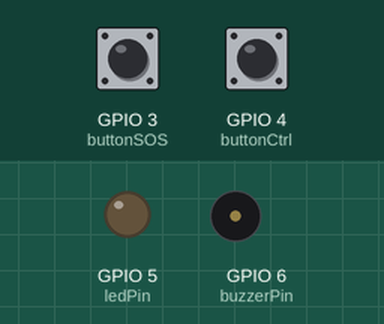
A sketch run on a simulated ESP32-C3. On the bench: output pins drawn as LEDs (lit = HIGH), buzzer (waves = sounding). Dashed ring = blinking. Inputs (shaded band) come from the test bench; at power-on: GPIO 3 (buttonSOS) HIGH, GPIO 4 (buttonCtrl) HIGH. Nothing arrives over Bluetooth unless stated; a phone connects over Bluetooth LE 3 s after start; what the sketch prints to the serial monitor is not drawn.

Above: at 2.2 s.
2.3 s: GPIO 3 (buttonSOS) pulled LOW for 3.2 s
At 4.41 s:
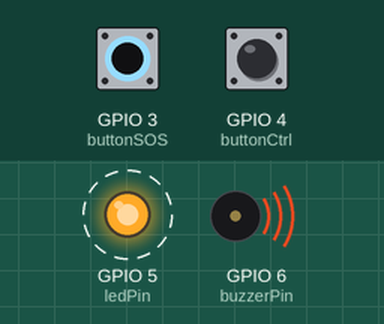
7.0 s: GPIO 4 (buttonCtrl) pulled LOW for 0.15 s
At 7.4 s:
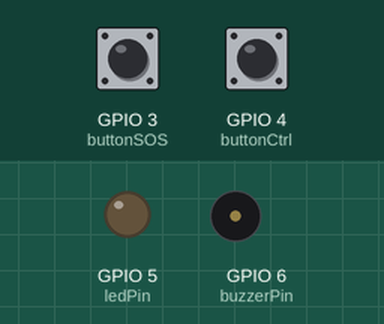
Timing chart, 0 to 10.0 s (numbered marks = the images above; inputs shaded):
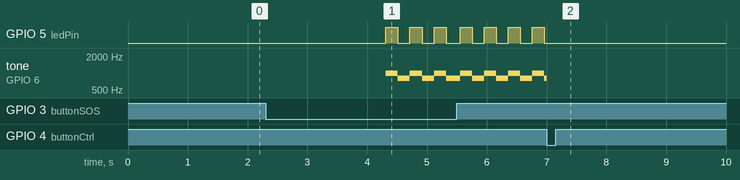

Measured:
- after the input at 2.3 s, GPIO 5 (ledPin): alternates HIGH for 0.20 s and LOW for 0.20 s, starting after 2.0 s; tone on GPIO 6 (buzzerPin): alternates 1000 Hz for 0.20 s and 800 Hz for 0.20 s, starting after 2.0 s
- after the input at 7.0 s, GPIO 5 (ledPin): stops changing and stays LOW

The sketch:

main.ino
```cpp
#include <BLEDevice.h>
#include <BLEServer.h>
#include <BLEUtils.h>
#include <BLE2902.h>

// --- ESP32-C3 SuperMini Pin Definitions ---
const int buttonSOS = 3;    // Button 1: Hold 2 sec to trigger SOS
const int buttonCtrl = 4;   // Button 2: Stop alarm / Reset BLE
const int ledPin = 5;       // External LED indicator
const int buzzerPin = 6;    // Passive Buzzer

// --- BLE UUIDs ---
#define SERVICE_UUID        "4fafc201-1fb5-459e-8fcc-c5c9c331914b"
#define CHARACTERISTIC_UUID "beb5483e-36e1-4688-b7f5-ea07361b26a8"

BLEServer* pServer = NULL;
BLECharacteristic* pCharacteristic = NULL;
bool deviceConnected = false;
bool oldDeviceConnected = false;

// --- State Variables ---
bool isSOSActive = false;
unsigned long sosButtonPressTime = 0;
bool sosButtonHeld = false;

unsigned long previousMillis = 0;
bool toggleState = false;

// --- BLE Callbacks to track connection ---
class MyServerCallbacks: public BLEServerCallbacks {
    void onConnect(BLEServer* pServer) {
      deviceConnected = true;
      Serial.println("Phone Connected via BLE!");
    };

    void onDisconnect(BLEServer* pServer) {
      deviceConnected = false;
      Serial.println("Phone Disconnected.");
    }
};

// --- BLE Characteristic Callbacks to handle writes from app ---
class MyCharacteristicCallbacks: public BLECharacteristicCallbacks {
    void onWrite(BLECharacteristic *pCharacteristic) {
      String value = pCharacteristic->getValue();

      if (value.length() > 0) {
        Serial.print("Received from app: ");
        Serial.println(value);

        // Handle CANCEL_SOS command from app
        if (value == "CANCEL_SOS") {
          if (isSOSActive) {
            isSOSActive = false;
            digitalWrite(ledPin, LOW);
            noTone(buzzerPin);
            digitalWrite(buzzerPin, LOW);
            Serial.println("SOS Cancelled via App Command.");

            // Notify app that SOS was cancelled
            pCharacteristic->setValue("SOS_CANCELLED");
            pCharacteristic->notify();
          }
        }
        // Handle PING command from app (for connection test)
        else if (value == "PING") {
          pCharacteristic->setValue("PONG");
          pCharacteristic->notify();
          Serial.println("Responded to PING with PONG");
        }
      }
    }
};

void startAdvertising() {
  BLEAdvertising *pAdvertising = BLEDevice::getAdvertising();
  pAdvertising->addServiceUUID(SERVICE_UUID);
  pAdvertising->setScanResponse(true);
  pAdvertising->setMinPreferred(0x06);  // Helps with iPhone connection issues
  pAdvertising->setMaxPreferred(0x12);
  BLEDevice::startAdvertising();
  Serial.println("BLE Advertising started...");
}

void setup() {
  Serial.begin(115200);
  delay(1000); // Give the C3 serial monitor a moment to boot

  pinMode(buzzerPin, OUTPUT);
  pinMode(ledPin, OUTPUT);
  pinMode(buttonSOS, INPUT_PULLUP);
  pinMode(buttonCtrl, INPUT_PULLUP);

  // --- BLE Setup ---
  BLEDevice::init("SOS_KEYCHAIN");
  pServer = BLEDevice::createServer();
  pServer->setCallbacks(new MyServerCallbacks());

  BLEService *pService = pServer->createService(SERVICE_UUID);

  // Create characteristic with Read, Write, and Notify properties
  pCharacteristic = pService->createCharacteristic(
                      CHARACTERISTIC_UUID,
                      BLECharacteristic::PROPERTY_READ   |
                      BLECharacteristic::PROPERTY_WRITE  |
                      BLECharacteristic::PROPERTY_WRITE_NR |
                      BLECharacteristic::PROPERTY_NOTIFY
                    );

  // Set the callback to handle writes from app
  pCharacteristic->setCallbacks(new MyCharacteristicCallbacks());

  // Required for notifications to work in apps like nRF Connect
  pCharacteristic->addDescriptor(new BLE2902());

  pService->start();

  // Start advertising
  startAdvertising();

  Serial.println("ESP32-C3 Ready. BLE Advertising started as 'SOS_KEYCHAIN'.");
}

void loop() {
  // ==========================================
  // Handle BLE Connection State Changes
  // ==========================================
  if (!deviceConnected && oldDeviceConnected) {
    delay(500); // Give the BLE stack time to clean up
    startAdvertising();
    Serial.println("Restarted advertising after disconnect.");
    oldDeviceConnected = deviceConnected;
  }

  if (deviceConnected && !oldDeviceConnected) {
    oldDeviceConnected = deviceConnected;
  }

  int sosState = digitalRead(buttonSOS);
  int ctrlState = digitalRead(buttonCtrl);

  // ==========================================
  // 1. Check SOS Button (Button 1) - 2 Sec Hold
  // ==========================================
  if (sosState == LOW && !sosButtonHeld) {
    sosButtonPressTime = millis();
    sosButtonHeld = true;
    delay(50); // Debounce
  }
  else if (sosState == LOW && sosButtonHeld) {
    if (millis() - sosButtonPressTime >= 2000 && !isSOSActive) {
      isSOSActive = true;
      Serial.println("🚨 SOS TRIGGERED! 🚨");

      if (deviceConnected) {
        pCharacteristic->setValue("SOS_ALERT_TRIGGERED");
        pCharacteristic->notify();
        Serial.println("BLE Alert sent to phone!");
      } else {
        Serial.println("No phone connected via BLE to receive alert.");
      }
    }
  }
  else if (sosState == HIGH && sosButtonHeld) {
    sosButtonHeld = false;
    delay(50);
  }

  // ==========================================
  // 2. Check Control Button (Button 2) - Stop / Reset BLE
  // ==========================================
  if (ctrlState == LOW) {
    if (isSOSActive) {
      isSOSActive = false;
      digitalWrite(ledPin, LOW);
      noTone(buzzerPin);
      digitalWrite(buzzerPin, LOW);
      Serial.println("SOS Cancelled via Button 2.");

      if (deviceConnected) {
        pCharacteristic->setValue("SOS_CANCELLED");
        pCharacteristic->notify();
      }
    } else {
      if (deviceConnected) {
        pServer->disconnect(pServer->getConnId());
        Serial.println("Forced BLE Disconnect via Button 2.");
      } else {
        startAdvertising();
        Serial.println("Manually restarted BLE advertising via Button 2.");
      }
    }
    delay(300); // Heavy debounce to prevent spamming
  }

  // ==========================================
  // 3. Handle SOS Alarm Output (Non-Blocking)
  // ==========================================
  if (isSOSActive) {
    unsigned long currentMillis = millis();
    if (currentMillis - previousMillis >= 200) { // Toggle every 200ms
      previousMillis = currentMillis;
      toggleState = !toggleState;

      if (toggleState) {
        digitalWrite(ledPin, HIGH);
        tone(buzzerPin, 1000); // High pitch siren
      } else {
        digitalWrite(ledPin, LOW);
        tone(buzzerPin, 800);  // Low pitch siren
      }
    }
  }

  // CRITICAL: Feed the Watchdog Timer to prevent crashes during BLE pairing!
  delay(10);
}
```
